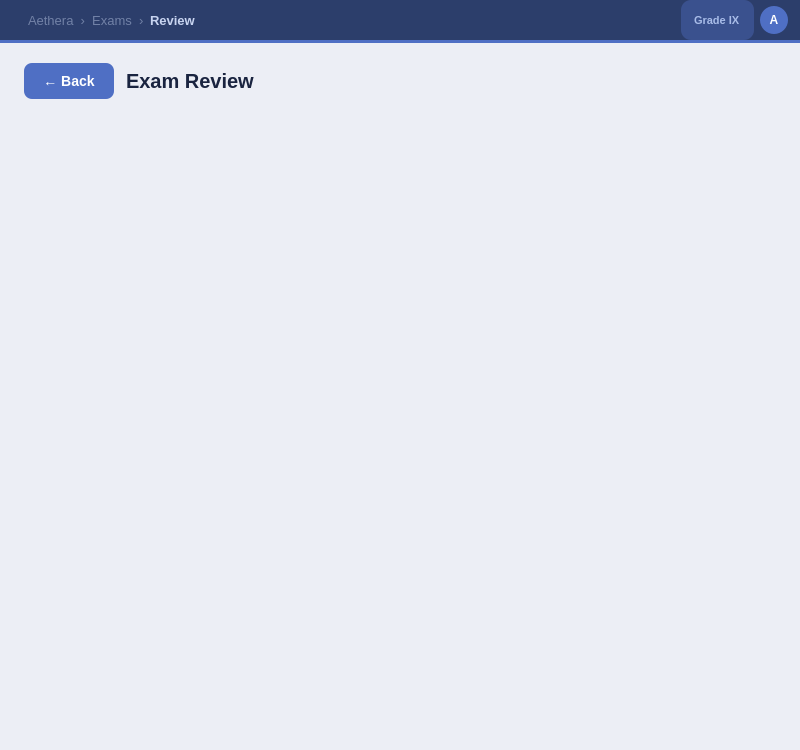
<?xml version="1.0" encoding="UTF-8"?>
<ui version="4.0">
 <class>Review</class>
 <widget class="QWidget" name="Review">
  <property name="geometry"><rect><x>0</x><y>0</y><width>800</width><height>750</height></rect></property>
  <property name="windowTitle"><string>Review</string></property>
  <property name="styleSheet">
   <string notr="true">
QWidget#Review { background-color: #eceef5; }
QWidget#topBar { background-color: #2c3e6b; }
QLabel#labelTopBarPage { color: #c8d4f0; font-size: 13px; font-weight: 600; }
QLabel#labelTopBarBreadcrumb { color: rgba(200,212,240,0.45); font-size: 13px; }
QLabel#labelTopBarGrade { color: #a8bce8; font-size: 11px; font-weight: 600; background-color: rgba(79,111,196,0.4); border-radius: 10px; padding: 2px 10px; }
QWidget#labelTopBarAvatar { background-color: #4f6fc4; border-radius: 14px; min-width: 28px; max-width: 28px; min-height: 28px; max-height: 28px; }
QLabel#labelTopBarAvatarText { color: #ffffff; font-size: 12px; font-weight: 700; background: transparent; }
QWidget#topBarLine { background-color: #4f6fc4; }
QScrollArea#scrollAreaReview { background: transparent; border: none; }
QWidget#scrollContents { background: transparent; }
QPushButton#buttonBack {
    background-color: #4f6fc4; color: #ffffff; font-size: 14px; font-weight: 600;
    border: none; border-radius: 8px; padding: 10px 18px;
}
QPushButton#buttonBack:hover { background-color: #3a5aae; }
QLabel#labelReviewTitle { color: #1a2440; font-size: 20px; font-weight: 700; }
   </string>
  </property>
  <layout class="QVBoxLayout" name="outerLayout">
   <property name="spacing"><number>0</number></property>
   <property name="leftMargin"><number>0</number></property>
   <property name="topMargin"><number>0</number></property>
   <property name="rightMargin"><number>0</number></property>
   <property name="bottomMargin"><number>0</number></property>
   <item>
    <widget class="QWidget" name="topBar" native="true">
     <property name="minimumSize"><size><width>0</width><height>40</height></size></property>
     <property name="maximumSize"><size><width>16777215</width><height>40</height></size></property>
     <layout class="QHBoxLayout" name="topBarLayout">
      <property name="leftMargin"><number>28</number></property><property name="topMargin"><number>0</number></property><property name="rightMargin"><number>12</number></property><property name="bottomMargin"><number>0</number></property>
      <item><widget class="QLabel" name="labelTopBarBreadcrumb"><property name="text"><string>Aethera  ›  Exams  ›</string></property></widget></item>
      <item><widget class="QLabel" name="labelTopBarPage"><property name="text"><string>Review</string></property></widget></item>
      <item><spacer name="s"><property name="orientation"><enum>Qt::Orientation::Horizontal</enum></property><property name="sizeHint" stdset="0"><size><width>40</width><height>20</height></size></property></spacer></item>
      <item><widget class="QLabel" name="labelTopBarGrade"><property name="text"><string>Grade IX</string></property></widget></item>
      <item>
       <widget class="QWidget" name="labelTopBarAvatar" native="true">
        <widget class="QLabel" name="labelTopBarAvatarText">
         <property name="geometry"><rect><x>0</x><y>0</y><width>28</width><height>28</height></rect></property>
         <property name="text"><string>A</string></property>
         <property name="alignment"><set>Qt::AlignmentFlag::AlignCenter</set></property>
        </widget>
       </widget>
      </item>
     </layout>
    </widget>
   </item>
   <item>
    <widget class="QWidget" name="topBarLine" native="true">
     <property name="minimumSize"><size><width>0</width><height>3</height></size></property>
     <property name="maximumSize"><size><width>16777215</width><height>3</height></size></property>
    </widget>
   </item>
   <item>
    <layout class="QVBoxLayout" name="mainLayout">
     <property name="spacing"><number>16</number></property>
     <property name="leftMargin"><number>24</number></property>
     <property name="topMargin"><number>20</number></property>
     <property name="rightMargin"><number>24</number></property>
     <property name="bottomMargin"><number>24</number></property>
     <item>
      <layout class="QHBoxLayout" name="topLayout">
       <property name="spacing"><number>12</number></property>
       <item>
        <widget class="QPushButton" name="buttonBack">
         <property name="minimumSize"><size><width>90</width><height>36</height></size></property>
         <property name="text"><string>← Back</string></property>
        </widget>
       </item>
       <item>
        <widget class="QLabel" name="labelReviewTitle">
         <property name="text"><string>Exam Review</string></property>
        </widget>
       </item>
       <item>
        <spacer name="topSpacer">
         <property name="orientation"><enum>Qt::Orientation::Horizontal</enum></property>
         <property name="sizeHint" stdset="0"><size><width>40</width><height>20</height></size></property>
        </spacer>
       </item>
      </layout>
     </item>
     <item>
      <widget class="QScrollArea" name="scrollAreaReview">
       <property name="widgetResizable"><bool>true</bool></property>
       <property name="frameShape"><enum>QFrame::Shape::NoFrame</enum></property>
       <widget class="QWidget" name="scrollContents">
        <property name="geometry"><rect><x>0</x><y>0</y><width>752</width><height>600</height></rect></property>
        <layout class="QVBoxLayout" name="layoutReviewContent">
         <property name="spacing"><number>10</number></property>
         <property name="leftMargin"><number>0</number></property>
         <property name="topMargin"><number>0</number></property>
         <property name="rightMargin"><number>0</number></property>
         <property name="bottomMargin"><number>0</number></property>
        </layout>
       </widget>
      </widget>
     </item>
    </layout>
   </item>
  </layout>
 </widget>
 <resources/>
 <connections/>
</ui>
